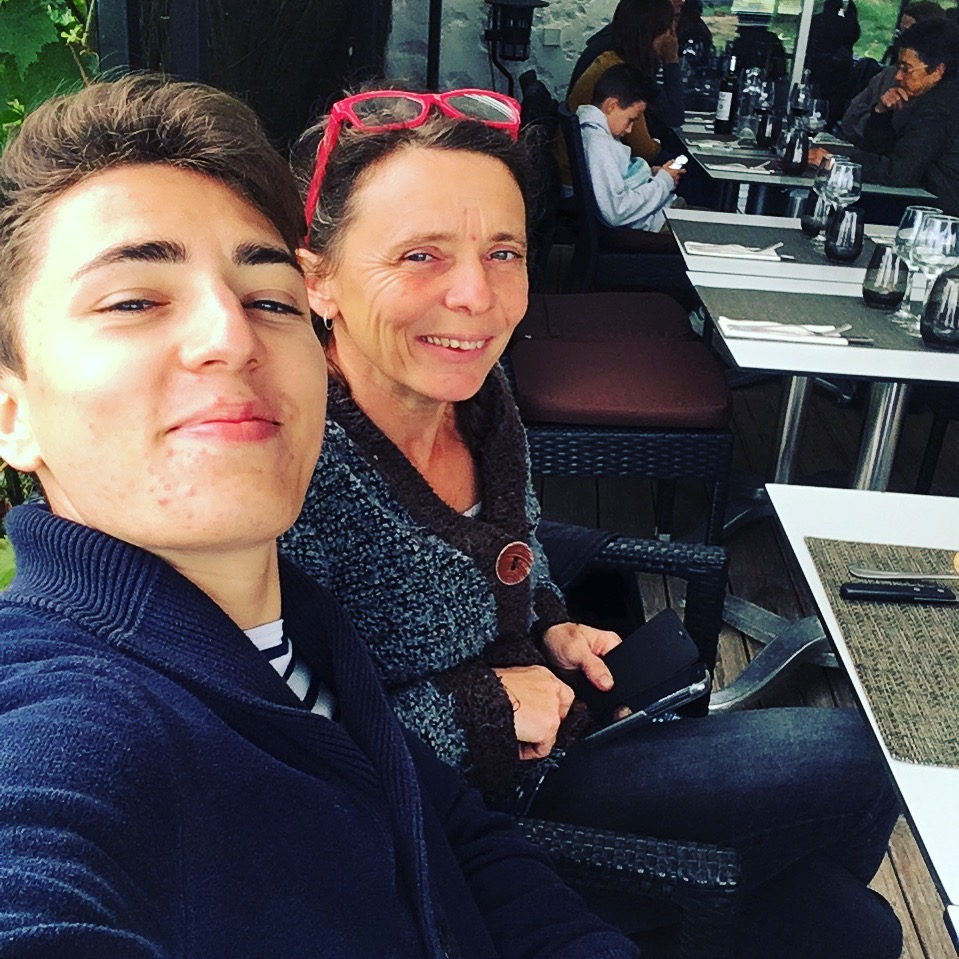
#> input picture Test/IMG_0392.jpeg, 959 x 959 px
$ python -i face_photo_detection.py   (imports and definitions only)
#> lines starting #> are read from the running program, lines starting #| are printed output that depends on the picture; after the words box and inside, x2 and y2 are one past the last pixel; in counts of white or black regions, pixels touching at a corner belong together
import cv2 as cv
face_cascade = cv.CascadeClassifier('haarcascade_frontalface_default.xml')
eye_cascade = cv.CascadeClassifier('haarcascade_eye.xml')


def eye_and_face_detection(filename):
    """
    _ brief: this functions detects eyes and faces from an image
    _ param: (string) filename
    _ return: the image with blocks of color around faces and eyes
    """
#> called with filename = '../Test/IMG_0392.jpeg'
    img = cv.imread(filename)
#> img is the input picture: shape (959, 959, 3); mean B, G, R 79.2, 76.4, 82
    gray = cv.cvtColor(img, cv.COLOR_BGR2GRAY)
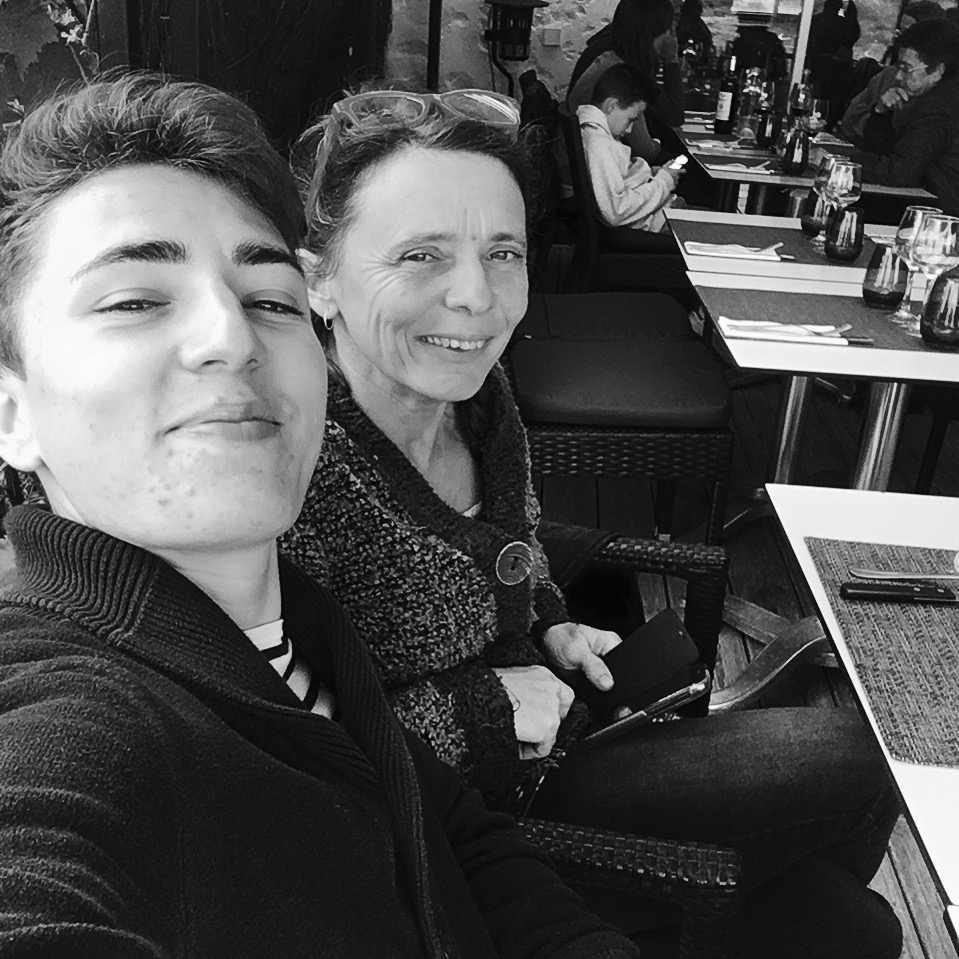
#> gray: shape (959, 959); min 0, max 255, mean 78.4
    faces = face_cascade.detectMultiScale(gray, 1.3, 5)
#> faces = [[337, 169, 224, 224]]
    for (x,y,w,h) in faces:
        cv.rectangle(img,(x,y),(x+w,y+h),(255,0,0),2)
        roi_gray = gray[y:y+h, x:x+w]
        roi_color = img[y:y+h, x:x+w]
        eyes = eye_cascade.detectMultiScale(roi_gray)
        for (ex,ey,ew,eh) in eyes:
            cv.rectangle(roi_color,(ex,ey),(ex+ew,ey+eh),(0,255,0),2)
#> this loop made 1 pass
#> (x, y, w, h, eyes) on pass 1: (337, 169, 224, 224, [[76, 160, 22, 22], [139, 64, 46, 46], [60, 60, 58, 58]])
#> pass 1, in eye_and_face_detection, `roi_gray = gray[y:y+h, x:x+w]`:
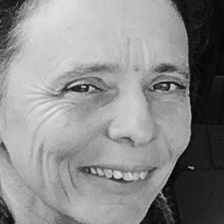
#> roi_gray: shape (224, 224); min 3, max 230, mean 138.6
#> pass 1, in eye_and_face_detection, `roi_color = img[y:y+h, x:x+w]`:
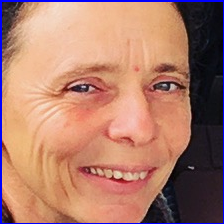
#> roi_color: shape (224, 224, 3); mean B, G, R 106.6, 123.6, 173.4
#> after the loop:
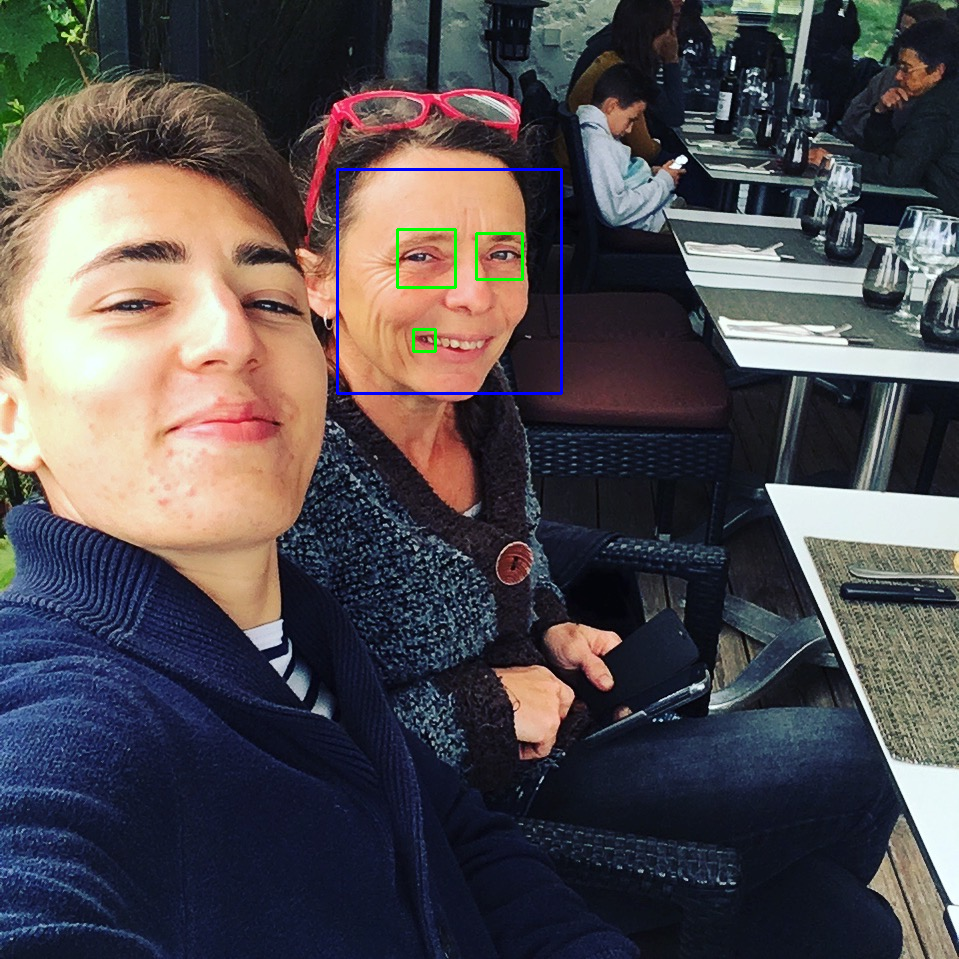
#> img: shape (959, 959, 3); 0.45% of pixels changed, all inside (x1, y1, x2, y2) = (336, 168, 563, 395)
#> after the loop:
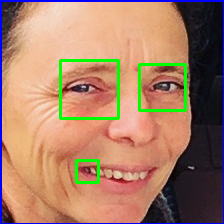
#> roi_color: shape (224, 224, 3); 2.99% of pixels changed, all inside (x1, y1, x2, y2) = (59, 59, 187, 184)
    cv.imshow('img',img)
    cv.waitKey(0)
    cv.destroyAllWindows()

>>> result = eye_and_face_detection('../Test/IMG_0392.jpeg')
